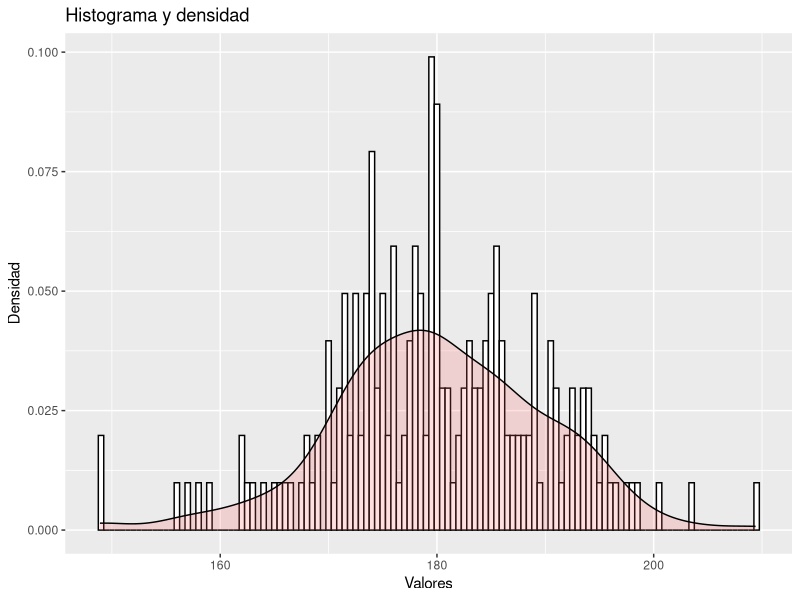
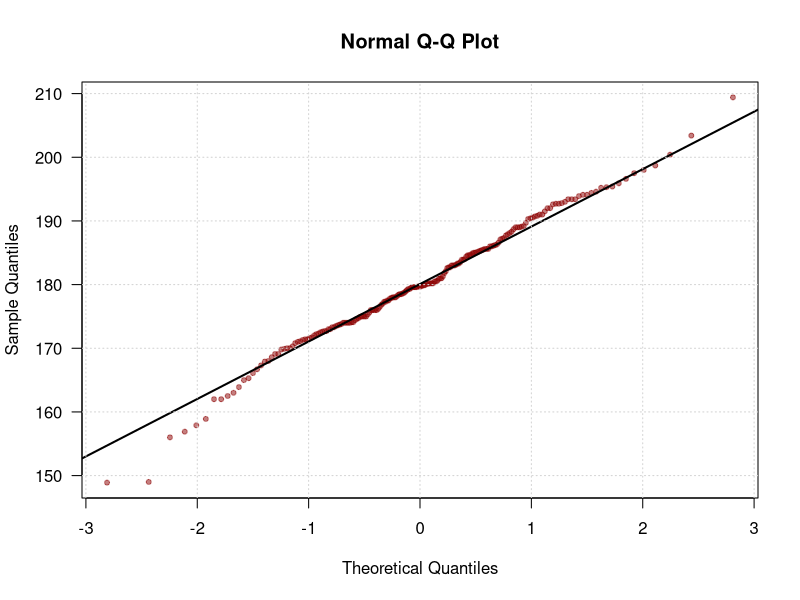
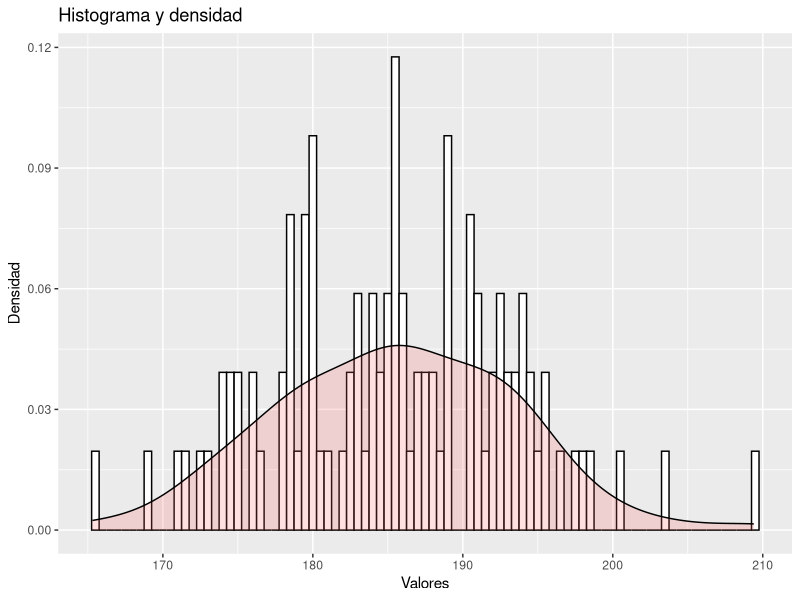
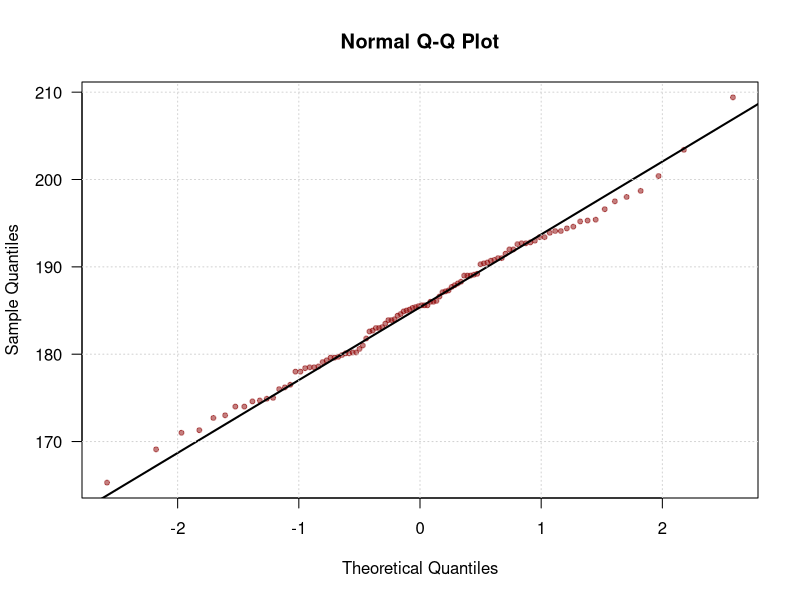
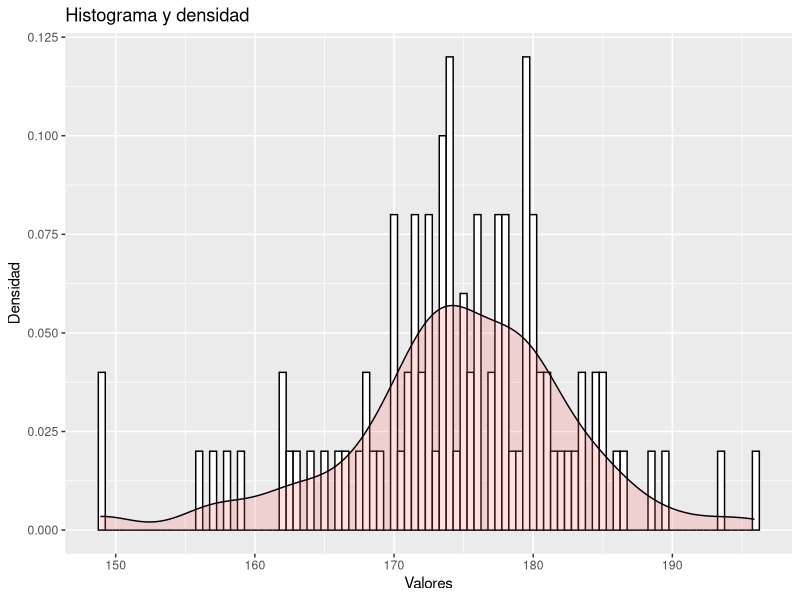
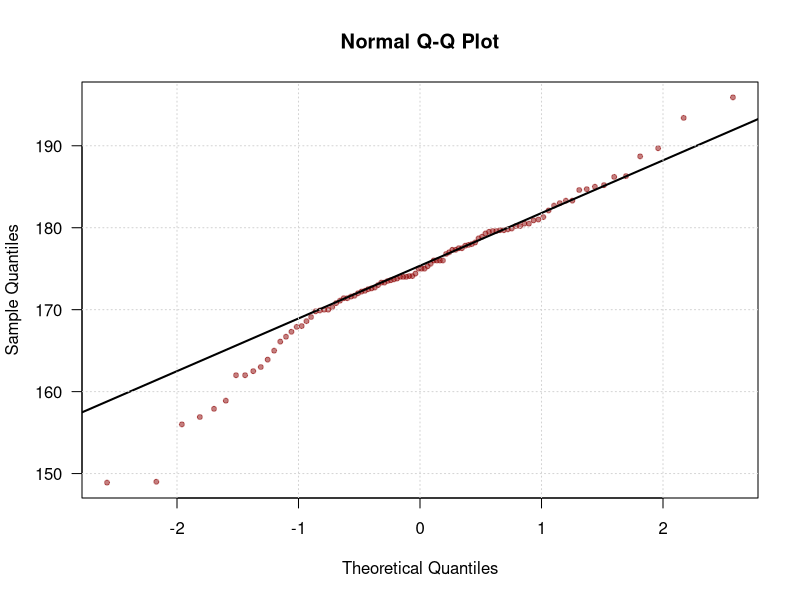
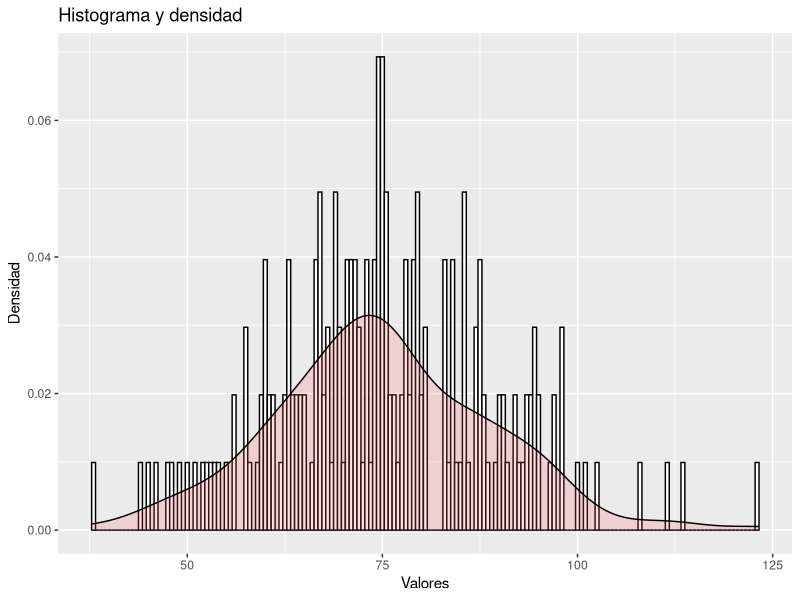
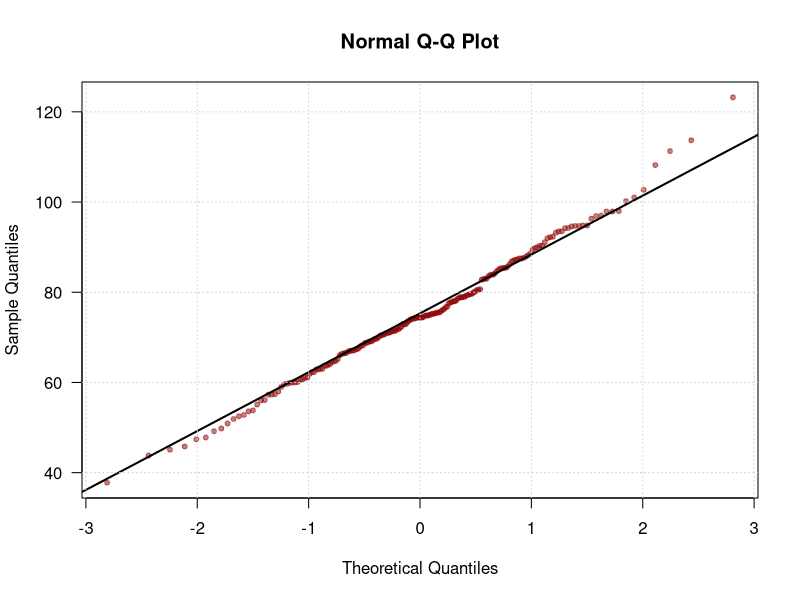

Write the R code that produced these figures, in order.
## ---- chunk 1
data = read.csv("Deportistas.csv")
## ---- chunk 2
library(ggplot2)
library(dplyr)
library(scales)
library(nortest)

# Histograma y función densidad
hist_f <- function(data, column){
    hist_density <- ggplot(data, aes(x=column)) +
    ggtitle('Histograma y densidad') + xlab('Valores') + ylab('Densidad') +
    geom_histogram(aes(y=..density..), binwidth=.5, colour="black", fill="white") +
    geom_density(alpha=.2, fill="#FF6666")
hist_density
}

# Gráfico cuantil cuantil
qq_f <- function(data, column){
  qqnorm(column, pch = 20, col = alpha("red4", 0.5),las = 1);  qqline(column, lwd = 2); grid()
}

# Test de normalidad
shapiro_f <- function(data, column){
  sha <- shapiro.test(column)
  sha
}
## ---- chunk 3
h_df <- data %>% filter(Sex==0)
total_hombres <- h_df %>% count()  

m_df <- data %>% filter(Sex==1)
total_mujeres <- m_df %>% count
## ---- chunk 4
column = data$Ht

# Histograma
hist_f(data, column)
# Gráfico cuantil cuantil
qq_f(data, column)
# Test de normalidad
shapiro_f(data, column)

mean_ht_total = mean(column)
var_ht_total = var(column)
median_ht_total = median(column)
## ---- chunk 5
column = h_df$Ht
# Histograma hombres
hist_f(h_df, column)
# Gráfico cuantil cuantil
qq_f(h_df, column)
# Test de normalidad
shapiro_f(h_df, column)

mean_ht_h = mean(column)
var_ht_h = var(column)
median_ht_h = median(column)
## ---- chunk 6
column = m_df$Ht
# Histograma mujeres
hist_f(m_df, column)
# Gráfico cuantil cuantil
qq_f(m_df, column)
# Test de normalidad
shapiro_f(m_df, column)

mean_ht_m = mean(column)
var_ht_m = var(column)
median_ht_m = median(column)
## ---- chunk 7
# Histograma
column = data$Wt
# Histograma
hist_f(data, column)
# Gráfico cuantil cuantil
qq_f(data, column)
# Test de normalidad
shapiro_f(data, column)

mean_wt_total = mean(column)
var_wt_total = var(column)
median_wt_total = median(column)
## ---- chunk 8
total_deportistas <- data %>% count()
BMI_debajo_peso_normal <- data %>% filter(BMI<18.5) %>% count()
BMI_peso_normal <- data %>% filter(BMI>18.5 & BMI<24.99) %>% count()
BMI_sobrepeso <- data %>% filter(BMI<25 & BMI>29.9) %>% count()
BMI_obesidad <- data %>% filter(BMI>30) %>% count()
## ---- chunk 9
BMI_f <- function(wt, ht){wt/((ht/100)^2)}

column = data$BMI
# Histograma
hist_f(data, column)
# Gráfico cuantil cuantil
qq_f(data, column)
# Test de normalidad
shapiro_f(data, column)

mean_bmi_total = mean(column)
var_bmi_total = var(column)
median_bmi_total = median(column)
## ---- chunk 10
column = h_df$BMI
# Histograma hombres
hist_f(h_df, column)
# Gráfico cuantil cuantil
qq_f(h_df, column)
# Test de normalidad
shapiro_f(h_df, column)

mean_bmi_h = mean(column)
var_bmi_h = var(column)
median_bmi_h = median(column)
## ---- chunk 11
column = m_df$BMI
# Histograma mujeres
hist_f(m_df, column)
# Gráfico cuantil cuantil
qq_f(m_df, column)
# Test de normalidad
shapiro_f(m_df, column)

mean_bmi_m = mean(column)
var_bmi_m = var(column)
median_bmi_m = median(column)
## ---- chunk 12
grasa_mujeres_obesidad <- m_df %>% filter(Bfat >= 32) %>% count()
grasa_mujeres_aceptable <- m_df %>% filter(Bfat >= 25 & Bfat < 32) %>% count()
grasa_mujeres_fitness <- m_df %>% filter(Bfat >= 21 & Bfat < 25) %>% count()
grasa_mujeres_atleta <- m_df %>% filter(Bfat >= 14 & Bfat < 21) %>% count()
grasa_mujeres_esencial <- m_df %>% filter(Bfat >= 6 & Bfat < 14) %>% count()

grasa_hombres_obesidad <- h_df %>% filter(Bfat >= 26) %>% count()
grasa_hombres_aceptable <- h_df %>% filter(Bfat >= 18 & Bfat < 26) %>% count()
grasa_hombres_fitness <- h_df %>% filter(Bfat >= 14 & Bfat < 18) %>% count()
grasa_hombres_atleta <- h_df %>% filter(Bfat >= 6 & Bfat < 14) %>% count()
grasa_hombres_esencial <- h_df %>% filter(Bfat >= 2 & Bfat < 6) %>% count()
## ---- chunk 13
column = data$Bfat
# Histograma
hist_f(data, column)
# Gráfico cuantil cuantil
qq_f(data, column)
# Test de normalidad
shapiro_f(data, column)

mean_bfat_total = mean(column)
var_bfat_total = var(column)
median_bfat_total = median(column)
## ---- chunk 14
column = h_df$Bfat
# Histograma hombres
hist_f(h_df, column)
# Gráfico cuantil cuantil
qq_f(h_df, column)
# Test de normalidad
shapiro_f(h_df, column)

mean_bfat_h = mean(column)
var_bfat_h = var(column)
median_bfat_h = median(column)
## ---- chunk 15
column = m_df$Bfat
# Histograma mujeres
hist_f(m_df, column)
# Gráfico cuantil cuantil
qq_f(m_df, column)
# Test de normalidad
shapiro_f(m_df, column)

mean_bfat_m = mean(column)
var_bfat_m = var(column)
median_bfat_m = median(column)
## ---- chunk 16
int_conf = 98
alpha = 1 - int_conf/100
## ---- chunk 17
x_mean_h <- mean_bmi_h
s_h <- sqrt(var_bmi_h)
n_h <- total_hombres
l_inf_h <- x_mean_h-qnorm(1-alpha/2)*s_h/sqrt(n_h)
l_sup_h <- x_mean_h+qnorm(1-alpha/2)*s_h/sqrt(n_h)
## ---- chunk 18
x_mean_m <- mean_bmi_m
s_m <- sqrt(var_bmi_m)
n_m <- total_mujeres
l_inf_m <- x_mean_m-qnorm(1-alpha/2)*s_m/sqrt(n_m)
l_sup_m <- x_mean_m+qnorm(1-alpha/2)*s_m/sqrt(n_m)
## ---- chunk 19
# Nivel de significación
alpha <- 0.01
var.test(BMI~Sex, data = data, alternative = "two.sided", conf.level=1-alpha)
## ---- chunk 20
boxplot(BMI~Sex,data=data)
## ---- chunk 21
t.test(x = h_df$BMI, y = m_df$BMI,alternative="two.sided",mu=0, paired=FALSE, var.equal=TRUE, conf.level=1-alpha)
## ---- chunk 22
# Nivel de significación
alpha <- 0.01
var.test(Bfat~Sex, data = data, alternative = "two.sided", conf.level=1-alpha)
## ---- chunk 23
boxplot(Bfat~Sex,data=data)
## ---- chunk 24
t.test(x = h_df$Bfat, y = m_df$Bfat,alternative="two.sided",mu=0, paired=FALSE, var.equal=FALSE, conf.level=1-alpha)
